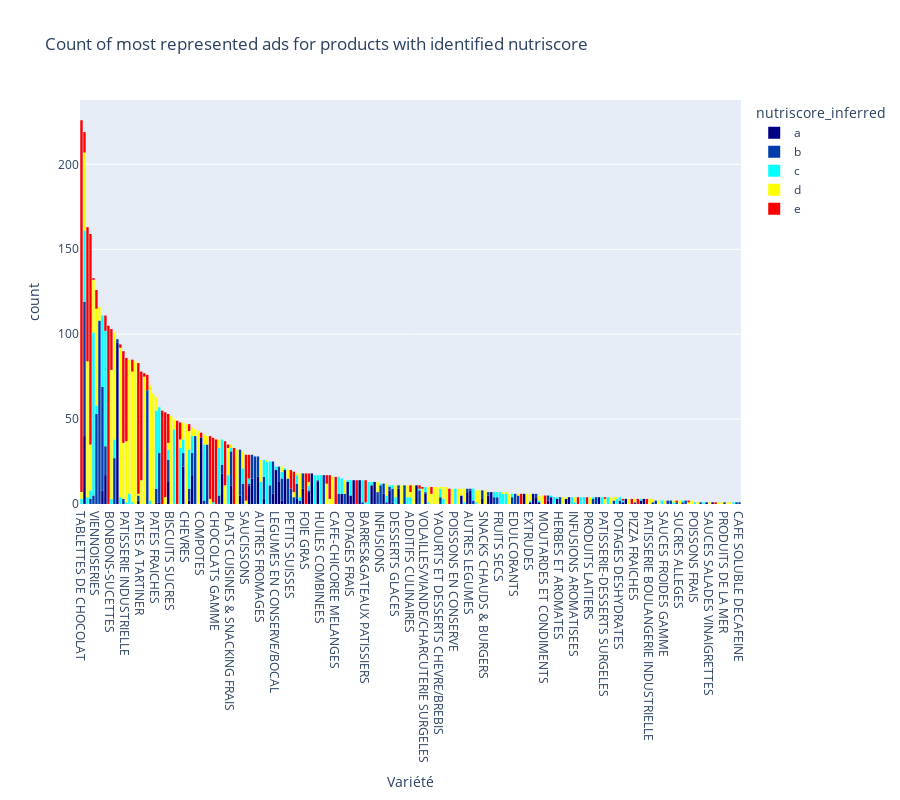

Source (notebook cell):
### Code cell
category_counts = arcom_df['Variété'].value_counts()
sorted_categories = category_counts.index.tolist()

fig = px.histogram(arcom_df,
            x='Variété',
            color='nutriscore_inferred', 
            title=f'Count of most represented ads for products with identified nutriscore',
            color_discrete_sequence=px.colors.sequential.Jet,
            height=800,
            category_orders={'Variété': sorted_categories, 'nutriscore_inferred': nutriscore_order})
fig.show()

### Figure 1 — Plotly figure (JSON) as saved in the notebook; plotly's stock layout.template omitted (floating-point values rounded to 4 significant figures; data arrays with more than 128 entries replaced by an {"elided": "..."} marker saying what was removed)
{"data": [{"alignmentgroup": "True", "bingroup": "x", "hovertemplate": "nutriscore_inferred=a<br>Variété=%{x}<br>count=%{y}<extra></extra>", "legendgroup": "a", "marker": {"color": "rgb(0,0,131)", "pattern": {"shape": ""}}, "name": "a", "offsetgroup": "a", "orientation": "v", "showlegend": true, "type": "histogram", "x": {"elided": "648 str values"}, "xaxis": "x", "yaxis": "y"}, {"alignmentgroup": "True", "bingroup": "x", "hovertemplate": "nutriscore_inferred=b<br>Variété=%{x}<br>count=%{y}<extra></extra>", "legendgroup": "b", "marker": {"color": "rgb(0,60,170)", "pattern": {"shape": ""}}, "name": "b", "offsetgroup": "b", "orientation": "v", "showlegend": true, "type": "histogram", "x": {"elided": "984 str values"}, "xaxis": "x", "yaxis": "y"}, {"alignmentgroup": "True", "bingroup": "x", "hovertemplate": "nutriscore_inferred=c<br>Variété=%{x}<br>count=%{y}<extra></extra>", "legendgroup": "c", "marker": {"color": "rgb(5,255,255)", "pattern": {"shape": ""}}, "name": "c", "offsetgroup": "c", "orientation": "v", "showlegend": true, "type": "histogram", "x": {"elided": "894 str values"}, "xaxis": "x", "yaxis": "y"}, {"alignmentgroup": "True", "bingroup": "x", "hovertemplate": "nutriscore_inferred=d<br>Variété=%{x}<br>count=%{y}<extra></extra>", "legendgroup": "d", "marker": {"color": "rgb(255,255,0)", "pattern": {"shape": ""}}, "name": "d", "offsetgroup": "d", "orientation": "v", "showlegend": true, "type": "histogram", "x": {"elided": "1626 str values"}, "xaxis": "x", "yaxis": "y"}, {"alignmentgroup": "True", "bingroup": "x", "hovertemplate": "nutriscore_inferred=e<br>Variété=%{x}<br>count=%{y}<extra></extra>", "legendgroup": "e", "marker": {"color": "rgb(250,0,0)", "pattern": {"shape": ""}}, "name": "e", "offsetgroup": "e", "orientation": "v", "showlegend": true, "type": "histogram", "x": {"elided": "1412 str values"}, "xaxis": "x", "yaxis": "y"}], "layout": {"barmode": "relative", "height": 800, "legend": {"title": {"text": "nutriscore_inferred"}, "tracegroupgap": 0}, "title": {"text": "Count of most represented ads for products with identified nutriscore"}, "xaxis": {"anchor": "y", "categoryarray": {"elided": "221 str values"}, "categoryorder": "array", "domain": [0, 1], "title": {"text": "Variété"}}, "yaxis": {"anchor": "x", "domain": [0, 1], "title": {"text": "count"}}}}
